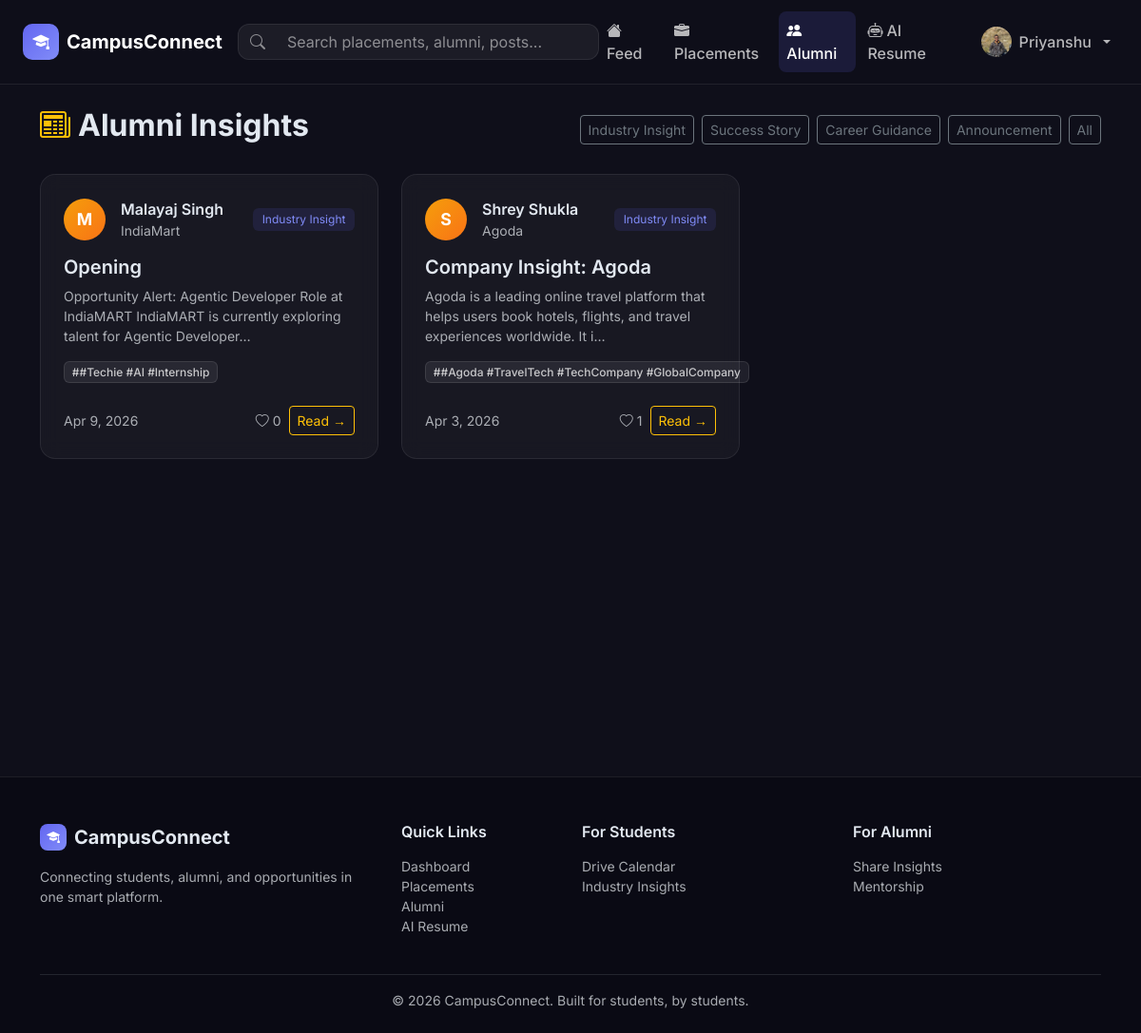
/alumni/posts/ (signed in), run on the app's committed database.
### accounts/models.py (models this page shows, shortened)
class UserProfile(AbstractUser):
    USER_TYPE_CHOICES = [
        ('student', 'Student'),
        ('alumni', 'Alumni'),
        ('admin', 'Admin'),
    ]
    BRANCH_CHOICES = [
        ('CSE', 'Computer Science & Engineering'),
        ('ECE', 'Electronics & Communication Engineering'),
        ('EEE', 'Electrical & Electronics Engineering'),
        ('ME', 'Mechanical Engineering'),
        ('CE', 'Civil Engineering'),
        ('IT', 'Information Technology'),
        ('CHE', 'Chemical Engineering'),
        ('BT', 'Biotechnology'),
        ('OTHER', 'Other'),
    ]
    user_type = models.CharField(max_length=10, choices=USER_TYPE_CHOICES, default='student')
    profile_pic = models.ImageField(upload_to='profile_pics/', null=True, blank=True)
    bio = models.TextField(blank=True, max_length=500)
    branch = models.CharField(max_length=10, choices=BRANCH_CHOICES, blank=True)
    semester = models.IntegerField(null=True, blank=True)  # for students
    graduation_year = models.IntegerField(null=True, blank=True)  # for alumni
    current_company = models.CharField(max_length=200, blank=True)  # for alumni
    current_role = models.CharField(max_length=200, blank=True)  # for alumni
    skills = models.ManyToManyField(Skill, blank=True)
    resume = models.FileField(upload_to='resumes/', null=True, blank=True)
    github_url = models.URLField(blank=True)
    linkedin_url = models.URLField(blank=True)
    portfolio_url = models.URLField(blank=True)
    is_verified = models.BooleanField(default=False)
    profile_completed = models.BooleanField(default=False)
    college_email = models.EmailField(blank=True)
    cgpa = models.DecimalField(max_digits=4, decimal_places=2, null=True, blank=True)
    @property
    def is_alumni(self):
        return self.user_type == 'alumni'

### alumni/models.py (models this page shows, shortened)
class AlumniPost(models.Model):
    POST_TYPE_CHOICES = [
        ('insight', 'Industry Insight'),
        ('success', 'Success Story'),
        ('guidance', 'Career Guidance'),
        ('announcement', 'Announcement'),
    ]
    title = models.CharField(max_length=300)
    content = models.TextField()
    author = models.ForeignKey(UserProfile, on_delete=models.CASCADE, related_name='alumni_posts')
    post_type = models.CharField(max_length=20, choices=POST_TYPE_CHOICES, default='insight')
    tags = models.CharField(max_length=500, blank=True, help_text='Comma-separated tags')
    created_at = models.DateTimeField(auto_now_add=True)
    updated_at = models.DateTimeField(auto_now=True)
    likes = models.ManyToManyField(UserProfile, blank=True, related_name='liked_posts')
    class Meta:
        ordering = ['-created_at']
    def get_tags_list(self):
        return [t.strip() for t in self.tags.split(',') if t.strip()]

### alumni/views.py (the view)
# urls.py: path('posts/', views.alumni_post_list, name='post_list'),
def alumni_post_list(request):
    posts = AlumniPost.objects.select_related('author').all()
    post_type = request.GET.get('type')
    if post_type:
        posts = posts.filter(post_type=post_type)
    return render(request, 'alumni/post_list.html', {'posts': posts, 'POST_TYPE_CHOICES': AlumniPost.POST_TYPE_CHOICES})

### templates/alumni/post_list.html (shortened to what this page needs)
{% extends 'base.html' %}
{% block content %}
<div class="container py-4">
  <div class="d-flex justify-content-between align-items-center mb-4">
    <h2 class="fw-bold"><i class="bi bi-newspaper me-2 text-warning"></i>Alumni Insights</h2>
    <div class="d-flex gap-2 align-items-center flex-wrap">
      {% for val, label in POST_TYPE_CHOICES %}
      <a href="?type={{ val }}" class="btn btn-sm {% if request.GET.type == val %}btn-warning text-dark{% else %}btn-outline-secondary{% endif %}">{{ label }}</a>
      {% endfor %}
      <a href="{% url 'alumni:post_list' %}" class="btn btn-sm btn-outline-secondary">All</a>
    </div>
  </div>
  <div class="row g-4">
    {% for post in posts %}
    <div class="col-md-6 col-lg-4">
      <div class="cc-card h-100">
        <div class="card-body p-4 d-flex flex-column">
          <div class="d-flex gap-3 align-items-center mb-3">
            <div class="alumni-avatar">{{ post.author.first_name|first|upper|default:"A" }}</div>
            <div>
              <div class="fw-semibold">{{ post.author.get_full_name|default:post.author.username }}</div>
              <div class="text-muted small">{{ post.author.current_company|default:"Alumni" }}</div>
            </div>
            <span class="post-type-badge-{{ post.post_type }} ms-auto">{{ post.get_post_type_display }}</span>
          </div>
          <h5 class="fw-semibold mb-2">{{ post.title }}</h5>
          <p class="text-muted small flex-grow-1">{{ post.content|truncatechars:120 }}</p>
          {% if post.get_tags_list %}
          <div class="d-flex flex-wrap gap-1 mb-3">
            {% for tag in post.get_tags_list|slice:":4" %}
            <span class="badge skill-badge">#{{ tag }}</span>
            {% endfor %}
          </div>
          {% endif %}
          <div class="d-flex justify-content-between align-items-center mt-2">
            <small class="text-muted">{{ post.created_at|date:"M j, Y" }}</small>
            <div class="d-flex gap-2 align-items-center">
              <span class="text-muted small"><i class="bi bi-heart me-1"></i>{{ post.likes.count }}</span>
              <a href="{% url 'alumni:post_detail' post.pk %}" class="btn btn-sm btn-outline-warning">Read →</a>
            </div>
          </div>
        </div>
      </div>
    </div>
    {% empty %}
    <div class="col-12 text-center py-5">
      <i class="bi bi-newspaper fs-1 text-muted d-block mb-3 opacity-25"></i>
      <h5 class="text-muted">No posts yet</h5>
    </div>
    {% endfor %}
  </div>
</div>
{% endblock %}

### templates/base.html (shortened to what this page needs)
{% load static %}
<!DOCTYPE html>
<html lang="en" data-bs-theme="dark">
<head>
  <link rel="stylesheet" href="https://cdn.jsdelivr.net/npm/bootstrap@5.3.2/dist/css/bootstrap.min.css" />
  <link rel="stylesheet" href="https://cdn.jsdelivr.net/npm/bootstrap-icons@1.11.3/font/bootstrap-icons.min.css" />
  <link rel="stylesheet" href="{% static 'css/custom.css' %}" />
</head>
<body>
<nav class="navbar navbar-expand-lg navbar-dark sticky-top cc-navbar">
  <div class="container-fluid px-4">
    <a class="navbar-brand d-flex align-items-center gap-2 fw-bold" href="{% url 'dashboard:home' %}">
      <div class="brand-icon"><i class="bi bi-mortarboard-fill"></i></div>
      CampusConnect
    </a>
    <div class="collapse navbar-collapse" id="navbarMain">
      <form class="d-flex mx-auto search-form" action="{% url 'dashboard:search' %}" method="get">
        <div class="input-group search-bar">
          <span class="input-group-text bg-transparent border-0"><i class="bi bi-search"></i></span>
          <input type="search" name="q" class="form-control bg-transparent border-0"
                 placeholder="Search placements, alumni, posts..."
                 value="{{ request.GET.q }}" />
        </div>
      </form>
      <ul class="navbar-nav ms-auto align-items-center gap-1">
        <li class="nav-item">
          <a class="nav-link {% if request.resolver_match.namespace == 'dashboard' %}active{% endif %}"
             href="{% url 'dashboard:feed' %}">
            <i class="bi bi-house-fill me-1"></i>Feed
          </a>
        </li>
        <li class="nav-item">
          <a class="nav-link {% if request.resolver_match.namespace == 'placements' %}active{% endif %}"
             href="{% url 'placements:list' %}">
            <i class="bi bi-briefcase-fill me-1"></i>Placements
          </a>
        </li>
        <li class="nav-item">
          <a class="nav-link {% if request.resolver_match.namespace == 'alumni' %}active{% endif %}"
             href="{% url 'alumni:directory' %}">
            <i class="bi bi-people-fill me-1"></i>Alumni
          </a>
        </li>
        <li class="nav-item">
          <a class="nav-link {% if request.resolver_match.namespace == 'resume_analyzer' %}active{% endif %}"
             href="{% url 'resume_analyzer:upload' %}">
            <i class="bi bi-robot me-1"></i>AI Resume
          </a>
        </li>
        {% if user.is_authenticated %}
        <li class="nav-item dropdown ms-2">
          <a class="nav-link dropdown-toggle d-flex align-items-center gap-2" href="#" data-bs-toggle="dropdown">
            {% if user.profile_pic %}
              <img src="{{ user.profile_pic.url }}" class="avatar-sm rounded-circle" alt="{{ user.username }}" />
            {% else %}
              <div class="avatar-placeholder-sm"><i class="bi bi-person-fill"></i></div>
            {% endif %}
            <span class="d-none d-lg-inline">{{ user.first_name|default:user.username }}</span>
          </a>
        </li>
        {% endif %}
      </ul>
    </div>
  </div>
</nav>
<main class="main-content">
  {% block content %}{% endblock %}
</main>
<footer class="cc-footer mt-5">
  <div class="container">
    <div class="row g-4">
      <div class="col-md-4">
        <div class="d-flex align-items-center gap-2 mb-3">
          <div class="brand-icon-sm"><i class="bi bi-mortarboard-fill"></i></div>
          <span class="fw-bold fs-5">CampusConnect</span>
        </div>
        <p class="text-muted small">Connecting students, alumni, and opportunities in one smart platform.</p>
      </div>
      <div class="col-md-2">
        <h6 class="fw-semibold mb-3">Quick Links</h6>
        <ul class="list-unstyled small">
          <li><a href="{% url 'dashboard:feed' %}" class="text-muted footer-link">Dashboard</a></li>
          <li><a href="{% url 'placements:list' %}" class="text-muted footer-link">Placements</a></li>
          <li><a href="{% url 'alumni:directory' %}" class="text-muted footer-link">Alumni</a></li>
          <li><a href="{% url 'resume_analyzer:upload' %}" class="text-muted footer-link">AI Resume</a></li>
        </ul>
      </div>
      <div class="col-md-3">
        <h6 class="fw-semibold mb-3">For Students</h6>
        <ul class="list-unstyled small">
          <li><a href="{% url 'placements:calendar' %}" class="text-muted footer-link">Drive Calendar</a></li>
          <li><a href="{% url 'alumni:post_list' %}" class="text-muted footer-link">Industry Insights</a></li>
        </ul>
      </div>
      <div class="col-md-3">
        <h6 class="fw-semibold mb-3">For Alumni</h6>
        <ul class="list-unstyled small">
          <li><a href="{% url 'alumni:post_create' %}" class="text-muted footer-link">Share Insights</a></li>
          <li><a href="{% url 'alumni:my_mentorship' %}" class="text-muted footer-link">Mentorship</a></li>
        </ul>
      </div>
    </div>
    <hr class="border-secondary mt-4" />
    <p class="text-center text-muted small mb-0">© 2026 CampusConnect. Built for students, by students.</p>
  </div>
</footer>
</body>
</html>

### static/css/custom.css (style rules this page uses)
:root { --cc-primary: #6366f1; --cc-primary-dark: #4f46e5; --cc-accent: #22c55e; --cc-warning: #f59e0b; --cc-danger: #ef4444; --cc-surface: #1a1a2e; --cc-surface-2: #16213e; --cc-card-bg: rgba(255, 255, 255, 0.04); --cc-border: rgba(255, 255, 255, 0.08); --cc-text-muted: rgba(255, 255, 255, 0.5); }
* { box-sizing: border-box; }
body { font-family: 'Inter', sans-serif; background: #0f0f1a; color: #e2e8f0; min-height: 100vh; }
.cc-navbar { background: rgba(15, 15, 26, 0.95) !important; backdrop-filter: blur(20px); border-bottom: 1px solid var(--cc-border); padding: 0.75rem 0; }
.brand-icon { width: 38px; height: 38px; background: linear-gradient(135deg, var(--cc-primary), #818cf8); border-radius: 10px; display: inline-flex; align-items: center; justify-content: center; color: white; font-size: 1.1rem; }
.brand-icon-sm { width: 28px; height: 28px; background: linear-gradient(135deg, var(--cc-primary), #818cf8); border-radius: 8px; display: inline-flex; align-items: center; justify-content: center; color: white; font-size: 0.85rem; }
.search-form { max-width: 380px; width: 100%; }
.search-bar { background: rgba(255,255,255,0.06); border: 1px solid var(--cc-border); border-radius: 12px; overflow: hidden; }
.search-bar .form-control { background: transparent; color: white; border: none; }
.search-bar .input-group-text { color: var(--cc-text-muted); }
.nav-link { color: rgba(255,255,255,0.7) !important; font-weight: 500; border-radius: 8px; transition: all 0.2s; }
.nav-link:hover, .nav-link.active { color: white !important; background: rgba(99,102,241,0.15); }
.main-content { min-height: calc(100vh - 120px); }
.cc-card { background: var(--cc-card-bg); border: 1px solid var(--cc-border); border-radius: 16px; backdrop-filter: blur(10px); transition: border-color 0.2s, box-shadow 0.2s; }
.post-type-badge-insight { background: rgba(99,102,241,0.12); color:#818cf8; border-radius:6px; padding:0.2rem 0.6rem; font-size:0.75rem; }
.skill-badge { background: rgba(255,255,255,0.07); color: rgba(255,255,255,0.75); border: 1px solid rgba(255,255,255,0.1); border-radius: 6px; font-weight: 500; }
.avatar-sm { width: 32px; height: 32px; object-fit: cover; }
.alumni-avatar { width: 44px; height: 44px; border-radius: 50%; background: linear-gradient(135deg, #f59e0b, #f97316); display: flex; align-items: center; justify-content: center; color: white; font-weight: 700; font-size: 1.1rem; flex-shrink: 0; overflow: hidden; }
.cc-footer { background: #0a0a14; border-top: 1px solid var(--cc-border); padding: 3rem 0 1.5rem; }
.footer-link { text-decoration: none; transition: color 0.2s; }
.form-control, .form-select { background: rgba(255,255,255,0.06); border-color: var(--cc-border); color: #e2e8f0; }
.form-control::placeholder { color: var(--cc-text-muted); }
.input-group-text { background: rgba(255,255,255,0.06); border-color: var(--cc-border); color: var(--cc-text-muted); }

### data on the page
UserProfile: profile_pic (picture), first_name "Priyanshu"
AlumniPost: author.first_name|first "M", author.get_full_name "Malayaj Singh", author.current_company "IndiaMart", post_type "Industry Insight", title "Opening", content "Opportunity Alert: Agentic Developer Role at IndiaMART IndiaMART is currently exploring talent for Agentic Developer…", get_tags_list "#Techie #AI #Internship", created_at "Apr 9, 2026", likes.count "0"
AlumniPost: author.first_name|first "S", author.get_full_name "Shrey Shukla", author.current_company "Agoda", post_type "Industry Insight", title "Company Insight: Agoda", content "Agoda is a leading online travel platform that helps users book hotels, flights, and travel experiences worldwide. It i…", get_tags_list "#Agoda #TravelTech #TechCompany #GlobalCompany", created_at "Apr 3, 2026", likes.count "1"

### other printed values
{{ label }} "Industry Insight" "Success Story" "Career Guidance" "Announcement"
